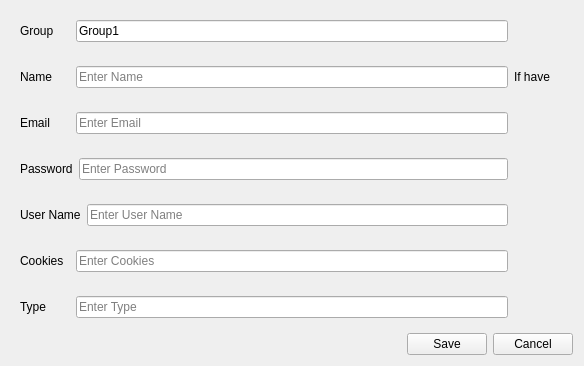
<?xml version="1.0" encoding="UTF-8"?>
<ui version="4.0">
 <class>Form</class>
 <widget class="QWidget" name="Form">
  <property name="geometry">
   <rect>
    <x>0</x>
    <y>0</y>
    <width>584</width>
    <height>354</height>
   </rect>
  </property>
  <property name="windowTitle">
   <string>Form</string>
  </property>
  <layout class="QGridLayout" name="gridLayout">
   <item row="4" column="0" colspan="2" alignment="Qt::AlignRight">
    <widget class="QWidget" name="widget_2" native="true">
     <layout class="QHBoxLayout" name="horizontalLayout_8">
      <property name="spacing">
       <number>6</number>
      </property>
      <property name="leftMargin">
       <number>0</number>
      </property>
      <property name="topMargin">
       <number>0</number>
      </property>
      <property name="rightMargin">
       <number>0</number>
      </property>
      <property name="bottomMargin">
       <number>0</number>
      </property>
      <item>
       <widget class="QPushButton" name="Save">
        <property name="text">
         <string>Save</string>
        </property>
       </widget>
      </item>
      <item>
       <widget class="QPushButton" name="Cancel">
        <property name="text">
         <string>Cancel</string>
        </property>
       </widget>
      </item>
     </layout>
    </widget>
   </item>
   <item row="0" column="0" rowspan="3" colspan="2">
    <widget class="QWidget" name="widget" native="true">
     <layout class="QVBoxLayout" name="verticalLayout">
      <property name="spacing">
       <number>6</number>
      </property>
      <property name="leftMargin">
       <number>0</number>
      </property>
      <property name="topMargin">
       <number>0</number>
      </property>
      <property name="rightMargin">
       <number>0</number>
      </property>
      <property name="bottomMargin">
       <number>0</number>
      </property>
      <item>
       <widget class="QWidget" name="widget_3" native="true">
        <layout class="QHBoxLayout" name="horizontalLayout">
         <item>
          <widget class="QLabel" name="label">
           <property name="minimumSize">
            <size>
             <width>50</width>
             <height>0</height>
            </size>
           </property>
           <property name="text">
            <string>Group</string>
           </property>
          </widget>
         </item>
         <item>
          <widget class="QLineEdit" name="Group">
           <property name="text">
            <string>Group1</string>
           </property>
           <property name="placeholderText">
            <string/>
           </property>
          </widget>
         </item>
         <item>
          <widget class="QLabel" name="label_2">
           <property name="minimumSize">
            <size>
             <width>50</width>
             <height>0</height>
            </size>
           </property>
           <property name="text">
            <string/>
           </property>
          </widget>
         </item>
        </layout>
       </widget>
      </item>
      <item>
       <widget class="QWidget" name="widget_4" native="true">
        <layout class="QHBoxLayout" name="horizontalLayout_2">
         <item>
          <widget class="QLabel" name="label_3">
           <property name="minimumSize">
            <size>
             <width>50</width>
             <height>0</height>
            </size>
           </property>
           <property name="text">
            <string>Name</string>
           </property>
          </widget>
         </item>
         <item>
          <widget class="QLineEdit" name="Name">
           <property name="placeholderText">
            <string>Enter Name</string>
           </property>
          </widget>
         </item>
         <item>
          <widget class="QLabel" name="label_4">
           <property name="minimumSize">
            <size>
             <width>50</width>
             <height>0</height>
            </size>
           </property>
           <property name="text">
            <string>If have</string>
           </property>
          </widget>
         </item>
        </layout>
       </widget>
      </item>
      <item>
       <widget class="QWidget" name="widget_7" native="true">
        <layout class="QHBoxLayout" name="horizontalLayout_5">
         <item>
          <widget class="QLabel" name="label_9">
           <property name="minimumSize">
            <size>
             <width>50</width>
             <height>0</height>
            </size>
           </property>
           <property name="text">
            <string>Email</string>
           </property>
          </widget>
         </item>
         <item>
          <widget class="QLineEdit" name="Email">
           <property name="placeholderText">
            <string>Enter Email</string>
           </property>
          </widget>
         </item>
         <item>
          <widget class="QLabel" name="label_10">
           <property name="minimumSize">
            <size>
             <width>50</width>
             <height>0</height>
            </size>
           </property>
           <property name="text">
            <string/>
           </property>
          </widget>
         </item>
        </layout>
       </widget>
      </item>
      <item>
       <widget class="QWidget" name="widget_6" native="true">
        <layout class="QHBoxLayout" name="horizontalLayout_4">
         <item>
          <widget class="QLabel" name="label_7">
           <property name="minimumSize">
            <size>
             <width>50</width>
             <height>0</height>
            </size>
           </property>
           <property name="text">
            <string>Password</string>
           </property>
          </widget>
         </item>
         <item>
          <widget class="QLineEdit" name="Password">
           <property name="placeholderText">
            <string>Enter Password</string>
           </property>
          </widget>
         </item>
         <item>
          <widget class="QLabel" name="label_8">
           <property name="minimumSize">
            <size>
             <width>50</width>
             <height>0</height>
            </size>
           </property>
           <property name="text">
            <string/>
           </property>
          </widget>
         </item>
        </layout>
       </widget>
      </item>
      <item>
       <widget class="QWidget" name="widget_5" native="true">
        <layout class="QHBoxLayout" name="horizontalLayout_3">
         <item>
          <widget class="QLabel" name="label_5">
           <property name="minimumSize">
            <size>
             <width>50</width>
             <height>0</height>
            </size>
           </property>
           <property name="text">
            <string>User Name</string>
           </property>
          </widget>
         </item>
         <item>
          <widget class="QLineEdit" name="User_Name">
           <property name="placeholderText">
            <string>Enter User Name</string>
           </property>
          </widget>
         </item>
         <item>
          <widget class="QLabel" name="label_6">
           <property name="minimumSize">
            <size>
             <width>50</width>
             <height>0</height>
            </size>
           </property>
           <property name="text">
            <string/>
           </property>
          </widget>
         </item>
        </layout>
       </widget>
      </item>
      <item>
       <widget class="QWidget" name="widget_8" native="true">
        <layout class="QHBoxLayout" name="horizontalLayout_6">
         <item>
          <widget class="QLabel" name="label_11">
           <property name="minimumSize">
            <size>
             <width>50</width>
             <height>0</height>
            </size>
           </property>
           <property name="text">
            <string>Cookies</string>
           </property>
          </widget>
         </item>
         <item>
          <widget class="QLineEdit" name="Cookies">
           <property name="text">
            <string/>
           </property>
           <property name="placeholderText">
            <string>Enter Cookies</string>
           </property>
          </widget>
         </item>
         <item>
          <widget class="QLabel" name="label_12">
           <property name="minimumSize">
            <size>
             <width>50</width>
             <height>0</height>
            </size>
           </property>
           <property name="text">
            <string/>
           </property>
          </widget>
         </item>
        </layout>
       </widget>
      </item>
      <item>
       <widget class="QWidget" name="widget_9" native="true">
        <layout class="QHBoxLayout" name="horizontalLayout_7">
         <item>
          <widget class="QLabel" name="label_13">
           <property name="minimumSize">
            <size>
             <width>50</width>
             <height>0</height>
            </size>
           </property>
           <property name="text">
            <string>Type</string>
           </property>
          </widget>
         </item>
         <item>
          <widget class="QLineEdit" name="Type">
           <property name="text">
            <string/>
           </property>
           <property name="placeholderText">
            <string>Enter Type</string>
           </property>
          </widget>
         </item>
         <item>
          <widget class="QLabel" name="label_14">
           <property name="minimumSize">
            <size>
             <width>50</width>
             <height>0</height>
            </size>
           </property>
           <property name="text">
            <string/>
           </property>
          </widget>
         </item>
        </layout>
       </widget>
      </item>
     </layout>
    </widget>
   </item>
  </layout>
 </widget>
 <resources/>
 <connections/>
</ui>
